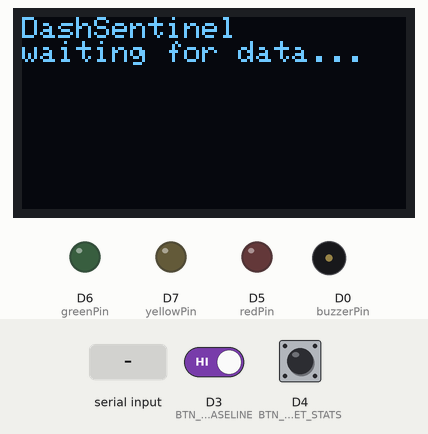
Recording of a program running on a simulated ESP8266 (NodeMCU). Parts: 128×64 one-colour display, output pins drawn as LEDs (lit = HIGH), buzzer (waves = sounding, pin HIGH). Inputs (shaded band) come from the test bench; at power-on: D3 (BTN_RESET_BASELINE) HIGH, D4 (BTN_RESET_STATS) HIGH. What the program prints to the serial monitor is not drawn.

Above: at 1.2 s.
1.3 s: "1,90,45\n" received over Serial
At 1.7 s:
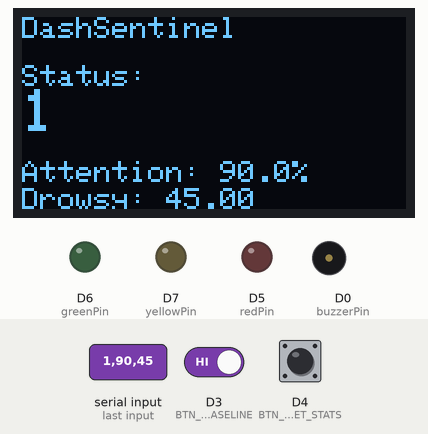
2.8 s: D3 (BTN_RESET_BASELINE) driven LOW
4.3 s: D4 (BTN_RESET_STATS) pulled LOW for 0.15 s
Timing chart, 0 to 7.3 s (numbered marks = the images above; inputs shaded):
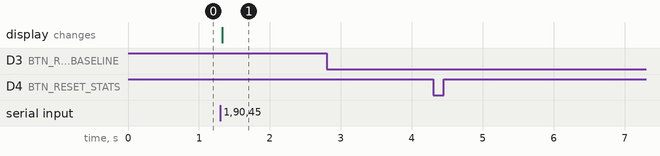

The program:

main.cpp
```cpp
#include <Arduino.h>
#include <Wire.h>
// required for display
#include <Adafruit_GFX.h>
#include <Adafruit_SSD1306.h>

// init oled dimensions
#define SCREEN_WIDTH 128
#define SCREEN_HEIGHT 64
#define OLED_RESET -1

// define pins for buttons
#define BTN_RESET_BASELINE D3 // to reset the baseline for drowsiness detection
#define BTN_RESET_STATS D4 // to reset the drowsiness score and attentiveness score

#define redPin D5
#define greenPin D6
#define yellowPin D7
#define buzzerPin D0

// i2c address for ssd1306
#define OLED_ADDR 0x3C

// display object
Adafruit_SSD1306 display(SCREEN_WIDTH, SCREEN_HEIGHT, &Wire, OLED_RESET);

// store current status and scores
String currentStatus = "NO DATA";
float attentiveness = 0.0;
float drowsyScore = 0.0;

// store last button states
bool lastBaselineState = HIGH;
bool lastStatBtnState = HIGH;

// store last button press times for debouncing
unsigned long lastBaselinePress = 0;
unsigned long lastStatBtnPress = 0;
const unsigned long debounceMs = 250;
const unsigned long buzzerOnMs = 200;
const unsigned long buzzerOffMs = 800;
const size_t serialLineCapacity = 96;
char serialLine[serialLineCapacity];
size_t serialLineLength = 0;
bool serialLineOverflow = false;

// led state modes
enum LedMode {
  LED_OFF,
  LED_BASELINE,
  LED_ALERT,
  LED_WARNING,
  LED_DROWSY
};

LedMode ledMode = LED_OFF;
unsigned long lastLedToggle = 0;
bool ledOn = false;
unsigned long lastBuzzerToggle = 0;
bool buzzerOn = false;

// turn all leds off
void offLeds() {
  digitalWrite(redPin, LOW);
  digitalWrite(greenPin, LOW);
  digitalWrite(yellowPin, LOW);
}

void stopBuzzer() {
  digitalWrite(buzzerPin, LOW);
  buzzerOn = false;
}

// change led behavior based on current driver status
void setLedMode(LedMode mode) {
  if (ledMode == mode) {
    return;
  }

  ledMode = mode;
  ledOn = false;
  lastLedToggle = millis();

  offLeds();

  if (ledMode == LED_ALERT) {
    digitalWrite(greenPin, HIGH);
  }
  else if (ledMode == LED_BASELINE) {
    digitalWrite(yellowPin, HIGH);
  }
}

// update blinking leds without blocking button or serial reads
void updateLeds() {
  if (ledMode == LED_ALERT || ledMode == LED_OFF || ledMode == LED_BASELINE) {
    return;
  }

  unsigned long now = millis();

  int activePin = yellowPin;
  unsigned long interval = 250;

  if (ledMode == LED_WARNING) {
    activePin = yellowPin;
    interval = 250;
  }
  else if (ledMode == LED_DROWSY) {
    activePin = redPin;
    interval = 100;
  }

  if (now - lastLedToggle >= interval) {
    lastLedToggle = now;
    ledOn = !ledOn;

    offLeds();
    digitalWrite(activePin, ledOn ? HIGH : LOW);
  }
}

// show current status and scores on the display
void drawDisplay() {
  display.clearDisplay();

  display.setTextColor(SSD1306_WHITE);

  display.setTextSize(1);
  display.setCursor(0, 0);
  display.print("DashSentinel");

  display.setCursor(0, 16);
  display.print("Status:");

  display.setTextSize(2);
  display.setCursor(0, 24);

  if (currentStatus == "LEARNING BASELINE") {
    display.print("LEARNING");
  }
  else if (currentStatus == "VISION DEGRADED") {
    display.print("VISION");
    display.setTextSize(1);
    display.setCursor(0, 42);
    display.print("DEGRADED");
  }
  else {
    display.println(currentStatus);
  }

  display.setTextSize(1);
  display.setCursor(0, 48);
  display.print("Attention: ");
  display.print(attentiveness, 1);
  display.print("%");

  display.setCursor(0, 57);
  display.print("Drowsy: ");
  display.print(drowsyScore, 2);

  display.display();
}

// parse incoming serial data once in format "status,attentiveness,drowsyScore"
void parseLine(String line) {
  line.trim();

  int firstComma = line.indexOf(',');
  int secondComma = line.indexOf(',', firstComma + 1);

  if (firstComma < 0 || secondComma < 0) {
    return;
  }

  bool wasDrowsy = currentStatus == "DROWSY";
  currentStatus = line.substring(0, firstComma);
  attentiveness = line.substring(firstComma + 1, secondComma).toFloat();
  drowsyScore = line.substring(secondComma + 1).toFloat();

  if (currentStatus == "DROWSY" && !wasDrowsy) {
    buzzerOn = true;
    digitalWrite(buzzerPin, HIGH);
    lastBuzzerToggle = millis();
  } else if (currentStatus != "DROWSY") {
    stopBuzzer();
  }

  if (currentStatus == "ALERT") {
    setLedMode(LED_ALERT);
  }
  else if (currentStatus == "LEARNING BASELINE") {
    setLedMode(LED_BASELINE);
  }
  else if (currentStatus == "WARNING" || currentStatus == "VISION DEGRADED") {
    setLedMode(LED_WARNING);
  }
  else if (currentStatus == "DROWSY") {
    setLedMode(LED_DROWSY);
  }
  else {
    setLedMode(LED_OFF);
  }
  drawDisplay();
}

void readSerialLines() {
  while (Serial.available() > 0) {
    int incoming = Serial.read();
    if (incoming == '\r') {
      continue;
    }
    if (incoming == '\n') {
      if (!serialLineOverflow && serialLineLength > 0) {
        serialLine[serialLineLength] = '\0';
        parseLine(String(serialLine));
      }
      serialLineLength = 0;
      serialLineOverflow = false;
      continue;
    }
    if (serialLineLength < serialLineCapacity - 1) {
      serialLine[serialLineLength++] = static_cast<char>(incoming);
    } else {
      serialLineLength = 0;
      serialLineOverflow = true;
    }
  }
}

void updateBuzzer() {
  if (currentStatus != "DROWSY") {
    stopBuzzer();
    return;
  }

  unsigned long now = millis();
  unsigned long interval = buzzerOn ? buzzerOnMs : buzzerOffMs;
  if (now - lastBuzzerToggle >= interval) {
    buzzerOn = !buzzerOn;
    digitalWrite(buzzerPin, buzzerOn ? HIGH : LOW);
    lastBuzzerToggle = now;
  }
}

// check button states and print to serial if pressed
void checkButtons() {
  bool baselineState = digitalRead(BTN_RESET_BASELINE);
  bool statBtnState = digitalRead(BTN_RESET_STATS);
  unsigned long now = millis();

  if (lastBaselineState == HIGH && baselineState == LOW && (now - lastBaselinePress > debounceMs)) {
    Serial.println("BTN_RESET_BASELINE");
    lastBaselinePress = now;
  }

  if (lastStatBtnState == HIGH && statBtnState == LOW && (now - lastStatBtnPress > debounceMs)) {
    Serial.println("BTN_RESET_STATS");
    lastStatBtnPress = now;
  }

  lastBaselineState = baselineState;
  lastStatBtnState = statBtnState;
}

void setup() {
  // using internal pullup resistors for buttons
  // so they read high when not pressed and low when pressed
  pinMode(BTN_RESET_BASELINE, INPUT_PULLUP);
  pinMode(BTN_RESET_STATS, INPUT_PULLUP);
  pinMode(redPin, OUTPUT);
  pinMode(greenPin, OUTPUT);
  pinMode(yellowPin, OUTPUT);
  pinMode(buzzerPin, OUTPUT);

  offLeds();
  stopBuzzer();

  Serial.begin(115200);
  Wire.begin();

  if (!display.begin(SSD1306_SWITCHCAPVCC, OLED_ADDR)) {
    while (true) {
      delay(1000);
    }
  }

  display.clearDisplay();
  display.setTextColor(SSD1306_WHITE);
  display.setTextSize(1);
  display.setCursor(0, 0);
  display.println("DashSentinel");
  display.println("waiting for data...");
  display.display();
}

void loop() {
  checkButtons();

  readSerialLines();
  updateLeds();
  updateBuzzer();
}
```

Measured:
- after the input at 1.3 s, the display: changes at once (image 1)
- after the input at 2.8 s, every drawn part: stays the same
- after the input at 4.3 s, every drawn part: stays the same
